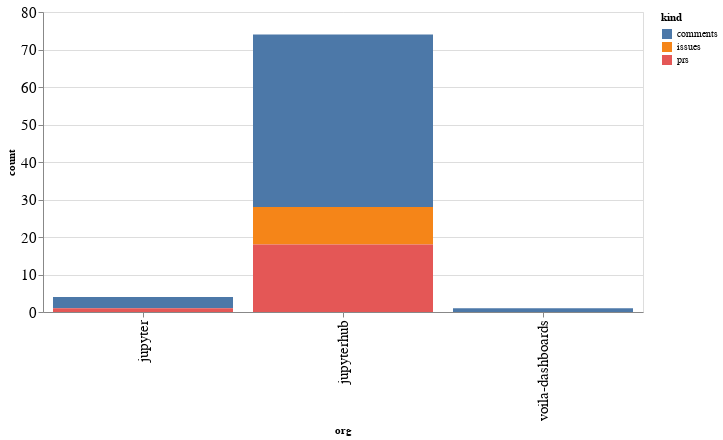

The notebook cell this image was saved under:
### Code cell
alt.Chart(org_summaries, width=600).mark_bar().encode(
    x='org',
    y='count',
    color='kind',
    tooltip="org"
)

### Figure 1 — Vega-Lite specification as saved in the notebook (floating-point values rounded to 4 significant figures)
{"config": {"axisLeft": {"labelFontSize": 15}, "axisBottom": {"labelFontSize": 15}}, "data": {"name": "data-cc9483be7072375d6f6deb30cdd574ac"}, "mark": "bar", "encoding": {"color": {"type": "nominal", "field": "kind"}, "tooltip": {"type": "nominal", "field": "org"}, "x": {"type": "nominal", "field": "org"}, "y": {"type": "quantitative", "field": "count"}}, "width": 600, "$schema": "https://vega.github.io/schema/vega-lite/v4.8.1.json", "datasets": {"data-cc9483be7072375d6f6deb30cdd574ac": [{"org": "jupyter", "kind": "comments", "count": 3}, {"org": "jupyter", "kind": "prs", "count": 1}, {"org": "jupyterhub", "kind": "comments", "count": 46}, {"org": "jupyterhub", "kind": "issues", "count": 10}, {"org": "jupyterhub", "kind": "prs", "count": 18}, {"org": "voila-dashboards", "kind": "comments", "count": 1}]}}
